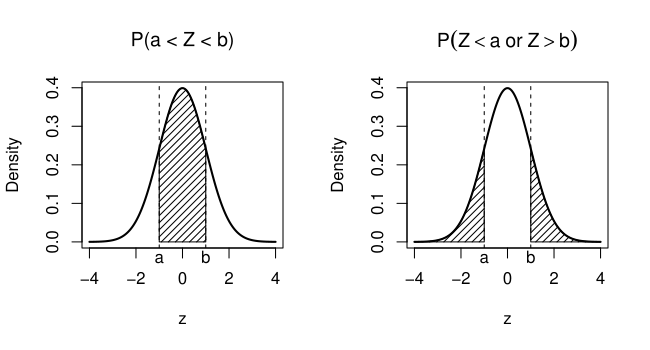

R code for this plot:
pdf("normal_interval_probabilities.pdf", width = 6.5, height = 3.5)

par(mfrow = c(1, 2))

x <- seq(-4, 4, length = 1000)
y <- dnorm(x)

a <- -1
b <- 1

# ---- P(a < Z < b)
plot(
    x, y,
    type = "l",
    lwd = 2,
    xlab = "z",
    ylab = "Density",
    main = expression(paste("P(", a, " < Z < ", b, ")"))
)

# curve(
#     dnorm(x),
#     from = -4,
#     to = 4,
#     type = "l",
#     lwd = 2,
#     xlab = "z",
#     ylab = "Density",
#     main = expression(paste("P(", a, " < Z < ", b, ")"))
# )

x_fill <- seq(a, b, length = 500)
y_fill <- dnorm(x_fill)

polygon(
    c(a, x_fill, b),
    c(0, y_fill, 0),
    density = 20
)

abline(v = a, lty = 2)
abline(v = b, lty = 2)

text(a+0, -0.0025, "a", pos = 1, xpd = T)
text(b-0, -0.0025, "b", pos = 1, xpd = T)


# ---- P(Z < a or Z > b)
plot(
    x, y,
    type = "l",
    lwd = 2,
    xlab = "z",
    ylab = "Density",
    main = expression(P(Z < a ~or~ Z > b))
)

# left tail
x_left <- seq(-4, a, length = 500)
y_left <- dnorm(x_left)

polygon(
    c(-4, x_left, a),
    c(0, y_left, 0),
    density = 20
)

# right tail
x_right <- seq(b, 4, length = 500)
y_right <- dnorm(x_right)

polygon(
    c(b, x_right, 4),
    c(0, y_right, 0),
    density = 20
)

abline(v = a, lty = 2)
abline(v = b, lty = 2)

text(a-0, -0.0025, "a", pos = 1, xpd = T)
text(b+0, -0.0025, "b", pos = 1, xpd = T)

dev.off()
